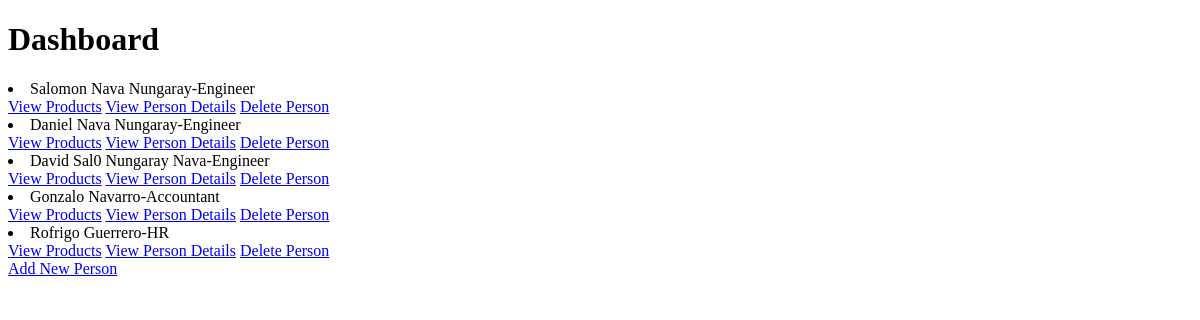
Before: /mysite/dashboard/ with the older database file.
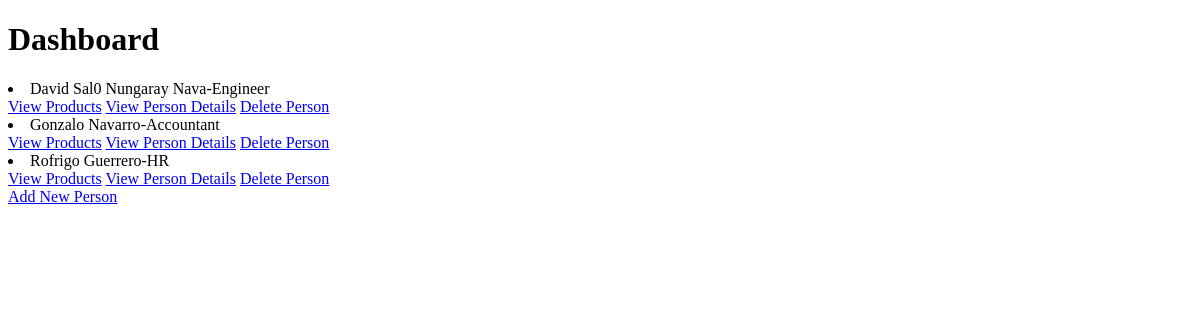
After: the same page with the newer database file.
### mysite/models.py (models this page shows, shortened)
class Person(models.Model):
    POSITION_OPTIONS = [
        ("Manager", "MA"),
        ("Engineer", "EG"),
        ("Accountant", "ACC"),
        ("HR", "HR"),
        ("Media", "M"),
        ("Marketing", "MKT"),
    ]
    id = models.AutoField(primary_key=True, unique=True)
    name = models.CharField(max_length=30)
    last_name = models.CharField(max_length=30)
    age = models.IntegerField(validators=[MinValueValidator(18), MaxValueValidator(100)])
    email = models.EmailField(unique=True)
    position = models.CharField(max_length=10, choices=POSITION_OPTIONS)
    created_at = models.DateField(auto_now_add=True)
    edited_at = models.DateField()

### mysite/views.py (the view)
# urls.py: path("dashboard/", views.dashboard, name="dashboard"),
def dashboard(request):
    people = Person.objects.all()
    return render(request , "../templates/dashboard.html" , {"people" : people})

### mysite/templates/dashboard.html (shortened to what this page needs)
<!DOCTYPE html>
<html lang="en">
<head>
</head>
<body>
    <h1>Dashboard</h1>
        {% for person in people %}
        <li>
            {{ person.name}} {{ person.last_name}}-{{ person.position}}
            <br>
            <a href="{% url 'person_products' person.id %}">View Products</a>
            <a href="{% url 'person_details' person.id %}">View Person Details</a>
            <a href="{% url 'delete_person' person.id %}">Delete Person</a>
        </li>
        {% endfor %}
        <a href="{% url 'create_person' %}" class="button">Add New Person</a>
</body>
</html>

Changed rows visible on the page:
removed Person: name "Salomon", last_name "Nava Nungaray", position "Engineer"
removed Person: name "Daniel", last_name "Nava Nungaray", position "Engineer"
